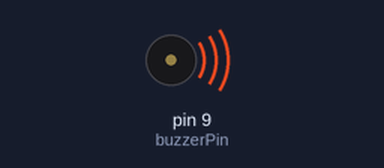
A sketch run on a simulated Arduino Uno, built with avr-gcc and run on an emulated ATmega328P. Shown: buzzer (waves = sounding).

Above: at 0.4 s.
At 11.4 s:
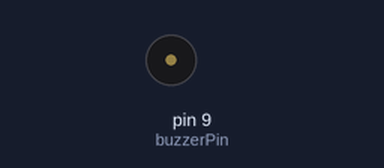
Timing chart, 0 to 12.9 s (numbered marks = the images above):
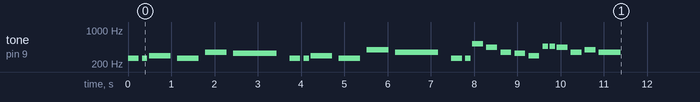

Measured:
- by itself, tone on pin 9 (buzzerPin): plays 261 Hz for 0.25 s, 261 Hz for 0.13 s, 293 Hz for 0.50 s, 261 Hz for 0.50 s, 349 Hz for 0.50 s, 329 Hz for 1.0 s … (25 notes in this stretch)

The sketch:

buzzer-melodie.ino
```cpp
// Définition des fréquences des notes (en Hz)
#define C4  261.625 // Do
#define D4  293.664 // Ré
#define E4  329.627 // Mi
#define F4  349.228 // Fa
#define G4  391.995 // Sol
#define A4  440 // La
#define Bb4 466.163 //Sib
#define B4  493.883 // Si
#define C5  523.2 // Do (octave supérieure)
#define D5  587.4 // Ré (octave supérieure)

const int buzzerPin = 9; // Broche connectée au buzzer passif

// Tableau des notes de la mélodie
float melodie[] = {
  C4, C4, D4, C4, F4, E4, // Joyeux an-ni-ver-saire
  C4, C4, D4, C4, G4, F4, // Joyeux an-ni-ver-saire
  C4, C4, C5, A4, F4, E4, D4, // Joyeux an-ni-ver-saire...
  Bb4, Bb4, A4, F4, G4, F4  // ... Chéri(e) !
};

// Durée des notes : 4 = noire, 8 = croche, 2 = blanche
// Pour l'anniversaire, le rythme a de petites subtilités
int durees[] = {
  4, 8, 8/3, 8/3, 8/3, 8/6,
  4, 8, 8/3, 8/3, 8/3, 8/6,
  4, 8, 4, 4, 4, 4, 4,
  8, 8, 4, 4, 4, 2
};

void setup() {
  // Pas besoin de pinMode pour la fonction tone()
}

void loop() {
  int tailleMelodie = sizeof(melodie) / sizeof(int);

  for (int i = 0; i < tailleMelodie; i++) {
    // Calcul de la durée de la note en millisecondes
    // 1000 ms correspond au temps d'une note entière
    int dureeNote = 1000 / durees[i];

    // Joue la note sur la broche spécifiée
    tone(buzzerPin, melodie[i], dureeNote);

    // Pour distinguer les notes, on ajoute une petite pause entre elles
    // 30% du temps de la note fonctionne généralement bien
    int pauseEntreNotes = dureeNote * 1.30;
    delay(pauseEntreNotes);

    // On arrête le son avant la note suivante
    noTone(buzzerPin);
  }

  // Attend 5 secondes avant de rejouer la mélodie
  delay(5000);
}
```
